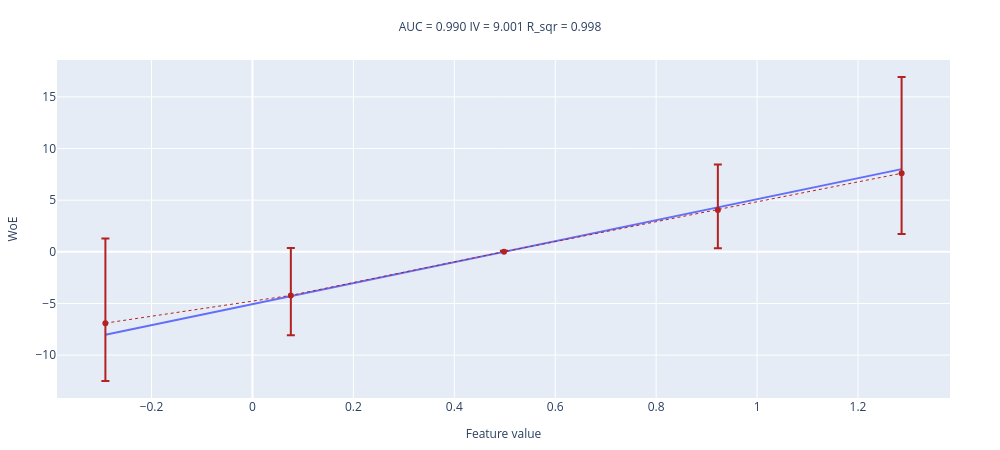
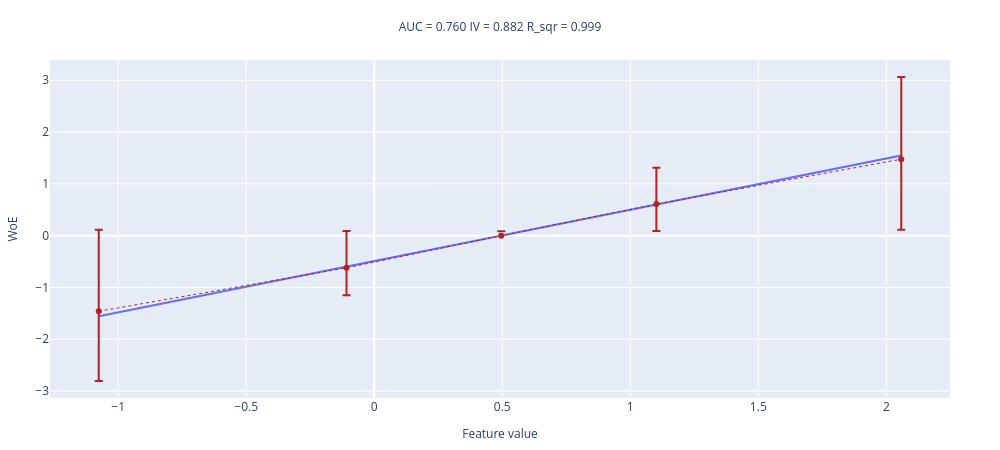
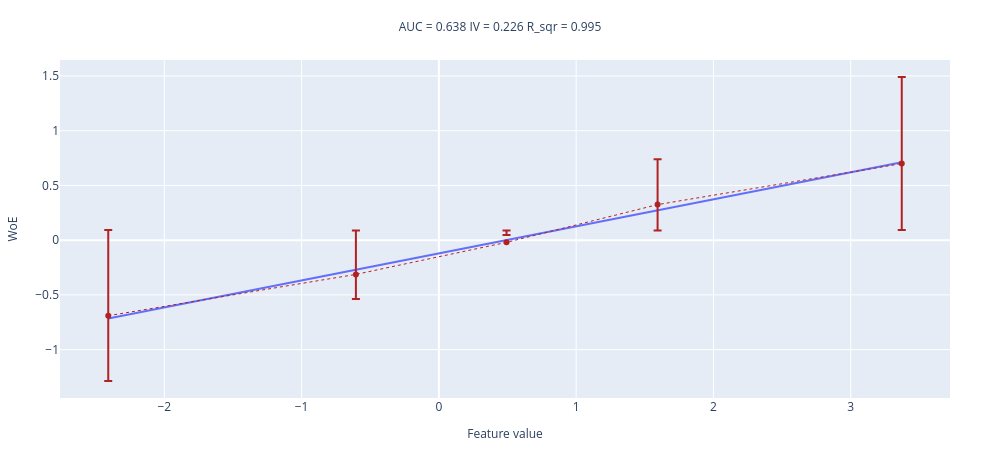
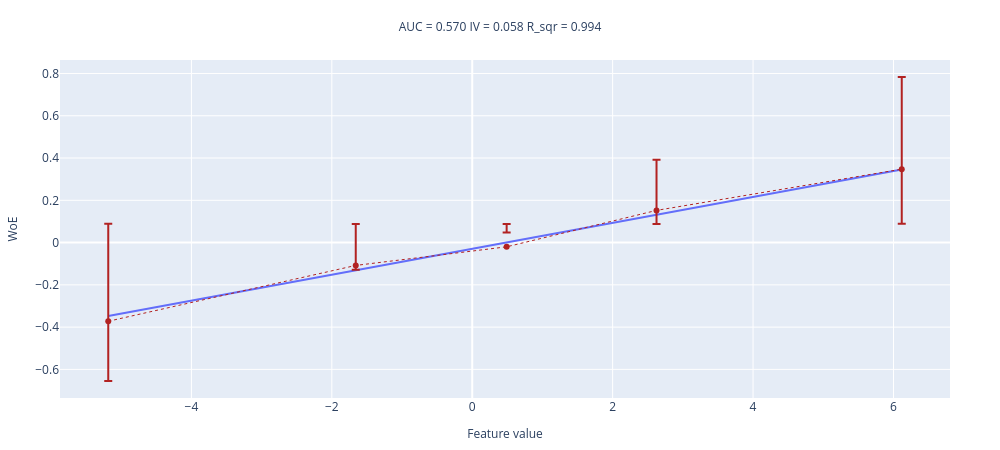

These figures' notebook cell, in order:
### Markdown cell above
#### №1 

Как будут меняться график, метрики разделяющей способности и $R^2$ при изменении дисперсии шума (параметр `noise_std`)?

### Code cell
for val_noise_std in [0.3, 1.0, 2.0, 4.0]:
    sample_size = int(1e4)
    y_exp = np.array(sample_size // 2 * [0] + sample_size // 2 * [1])

    np.random.seed(89)
    x_exp = np.concatenate([
        sps.norm(0, val_noise_std).rvs(size=sample_size // 2),
        sps.norm(1, val_noise_std).rvs(size=sample_size // 2)
    ])

    figur = woe_line(values=x_exp, target=y_exp, n_buckets=5)
    figur.show()

### Figure 1 — Plotly figure (JSON) as saved in the notebook; plotly's stock layout.template omitted (floating-point values rounded to 4 significant figures)
{"data": [{"mode": "lines", "name": "interpolation_line", "showlegend": false, "type": "scatter", "x": [-0.2914, 0.07606, 0.4984, 0.9222, 1.286], "y": [-8.03, -4.296, -0.003193, 4.304, 8.004]}, {"error_y": {"array": [-5.612, -3.854, 0.09562, 4.395, 9.335], "arrayminus": [-8.201, -4.584, -0.07962, 3.72, 5.866], "symmetric": false, "type": "data"}, "line": {"color": "firebrick", "dash": "dot", "width": 1}, "name": "WoE", "showlegend": false, "type": "scatter", "x": [-0.2914, 0.07606, 0.4984, 0.9222, 1.286], "y": [-6.907, -4.219, 0.008, 4.057, 7.6]}], "layout": {"height": 450, "margin": {"b": 50, "l": 50, "r": 50, "t": 60}, "title": {"font": {"size": 12}, "text": "AUC = 0.990 IV = 9.001 R_sqr = 0.998 ", "x": 0.5, "xanchor": "center", "y": 0.95, "yanchor": "top"}, "width": 1000, "xaxis": {"title": {"font": {"size": 12}, "text": "Feature value"}}, "yaxis": {"title": {"font": {"size": 12}, "text": "WoE"}}}}

### Figure 2 — Plotly figure (JSON) as saved in the notebook; plotly's stock layout.template omitted (floating-point values rounded to 4 significant figures)
{"data": [{"mode": "lines", "name": "interpolation_line", "showlegend": false, "type": "scatter", "x": [-1.076, -0.1082, 0.4962, 1.102, 2.058], "y": [-1.556, -0.5976, 0.001155, 0.6011, 1.548]}, {"error_y": {"array": [-1.348, -0.5294, 0.08762, 0.702, 1.589], "arrayminus": [-1.572, -0.7131, -0.08762, 0.5185, 1.364], "symmetric": false, "type": "data"}, "line": {"color": "firebrick", "dash": "dot", "width": 1}, "name": "WoE", "showlegend": false, "type": "scatter", "x": [-1.076, -0.1082, 0.4962, 1.102, 2.058], "y": [-1.46, -0.6212, 0.0, 0.6103, 1.476]}], "layout": {"height": 450, "margin": {"b": 50, "l": 50, "r": 50, "t": 60}, "title": {"font": {"size": 12}, "text": "AUC = 0.760 IV = 0.882 R_sqr = 0.999 ", "x": 0.5, "xanchor": "center", "y": 0.95, "yanchor": "top"}, "width": 1000, "xaxis": {"title": {"font": {"size": 12}, "text": "Feature value"}}, "yaxis": {"title": {"font": {"size": 12}, "text": "WoE"}}}}

### Figure 3 — Plotly figure (JSON) as saved in the notebook; plotly's stock layout.template omitted (floating-point values rounded to 4 significant figures)
{"data": [{"mode": "lines", "name": "interpolation_line", "showlegend": false, "type": "scatter", "x": [-2.408, -0.6045, 0.4928, 1.593, 3.372], "y": [-0.7161, -0.2703, 0.0008596, 0.2728, 0.7123]}, {"error_y": {"array": [-0.5973, -0.2238, 0.06763, 0.4136, 0.7922], "arrayminus": [-0.783, -0.4012, -0.1076, 0.236, 0.6061], "symmetric": false, "type": "data"}, "line": {"color": "firebrick", "dash": "dot", "width": 1}, "name": "WoE", "showlegend": false, "type": "scatter", "x": [-2.408, -0.6045, 0.4928, 1.593, 3.372], "y": [-0.6901, -0.3125, -0.02, 0.3248, 0.6992]}], "layout": {"height": 450, "margin": {"b": 50, "l": 50, "r": 50, "t": 60}, "title": {"font": {"size": 12}, "text": "AUC = 0.638 IV = 0.226 R_sqr = 0.995 ", "x": 0.5, "xanchor": "center", "y": 0.95, "yanchor": "top"}, "width": 1000, "xaxis": {"title": {"font": {"size": 12}, "text": "Feature value"}}, "yaxis": {"title": {"font": {"size": 12}, "text": "WoE"}}}}

### Figure 4 — Plotly figure (JSON) as saved in the notebook; plotly's stock layout.template omitted (floating-point values rounded to 4 significant figures)
{"data": [{"mode": "lines", "name": "interpolation_line", "showlegend": false, "type": "scatter", "x": [-5.185, -1.659, 0.4902, 2.625, 6.118], "y": [-0.3472, -0.1311, 0.0006942, 0.1316, 0.3457]}, {"error_y": {"array": [-0.2831, -0.02035, 0.06763, 0.2402, 0.4364], "arrayminus": [-0.4614, -0.1959, -0.1076, 0.06442, 0.2585], "symmetric": false, "type": "data"}, "line": {"color": "firebrick", "dash": "dot", "width": 1}, "name": "WoE", "showlegend": false, "type": "scatter", "x": [-5.185, -1.659, 0.4902, 2.625, 6.118], "y": [-0.3722, -0.1081, -0.02, 0.1523, 0.3475]}], "layout": {"height": 450, "margin": {"b": 50, "l": 50, "r": 50, "t": 60}, "title": {"font": {"size": 12}, "text": "AUC = 0.570 IV = 0.058 R_sqr = 0.994 ", "x": 0.5, "xanchor": "center", "y": 0.95, "yanchor": "top"}, "width": 1000, "xaxis": {"title": {"font": {"size": 12}, "text": "Feature value"}}, "yaxis": {"title": {"font": {"size": 12}, "text": "WoE"}}}}
